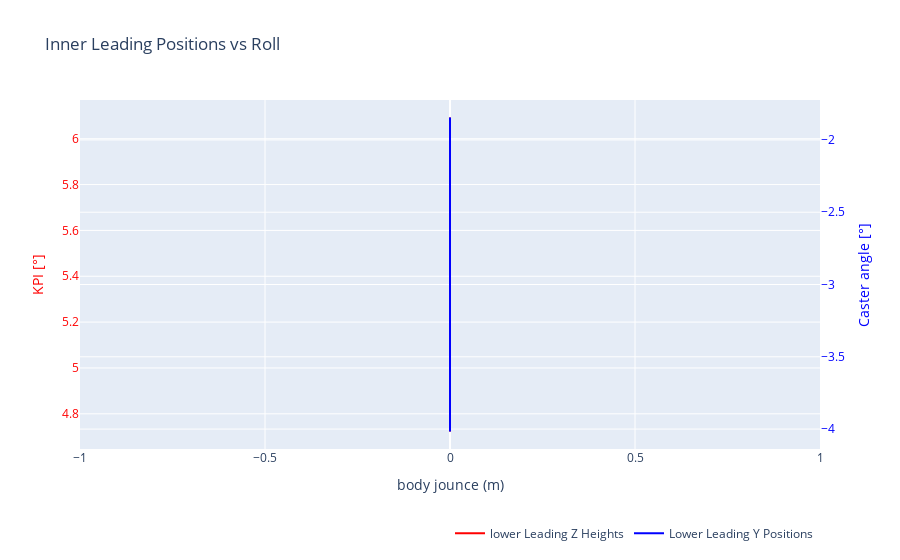

The notebook cell saved with this chart:
### Code cell
# Plot KPI/Caster vs jounce

# Create the plot
fig = go.Figure()

# Add king pin incl
fig.add_trace(
    go.Scatter(
        x=results_df["jounce"],
        y=results_df["kingpin_inclination_deg"],
        mode='lines',
        marker=dict(color='red'),
        name='lower Leading Z Heights',
        yaxis='y'  # Primary y-axis
    )
)

# Add caster angle 
fig.add_trace(
    go.Scatter(
        x=results_df["jounce"],
        y=results_df["camber_angle_deg"],
        mode='lines',
        marker=dict(color='blue'),
        name='Lower Leading Y Positions',
        yaxis='y2'  # Secondary y-axis
    )
)

# Update layout to add the secondary y-axis
fig.update_layout(
    title='Inner Leading Positions vs Roll',
    xaxis=dict(title='body jounce (m)'),
    yaxis=dict(
        title='KPI [°]',
        titlefont=dict(color='red'),
        tickfont=dict(color='red')
    ),
    yaxis2=dict(
        title='Caster angle [°]',
        titlefont=dict(color='blue'),
        tickfont=dict(color='blue'),
        anchor='x',
        overlaying='y',
        side='right'
    ),
    legend=dict(x=0.5, y=-0.2, orientation='h')  # Adjust legend position if needed
)

# Show the figure
fig.show()

### Figure 1 — Plotly figure (JSON) as saved in the notebook; plotly's stock layout.template omitted (floating-point values rounded to 4 significant figures)
{"data": [{"marker": {"color": "red"}, "mode": "lines", "name": "lower Leading Z Heights", "type": "scatter", "x": [0, 0, 0, 0, 0, 0, 0, 0, 0, 0, 0, 0, 0, 0, 0, 0, 0, 0, 0, 0, 0, 0, 0, 0, 0, 0, 0, 0, 0, 0, 0, 0, 0, 0, 0, 0, 0, 0, 0, 0, 0, 0, 0, 0, 0, 0, 0, 0, 0, 0, 0, 0, 0, 0, 0, 0, 0, 0, 0, 0, 0, 0, 0, 0, 0, 0, 0, 0, 0, 0, 0, 0, 0, 0, 0, 0, 0, 0, 0, 0, 0, 0, 0, 0, 0, 0, 0, 0, 0, 0, 0, 0, 0, 0, 0, 0, 0, 0, 0, 0], "y": [6.093, 6.078, 6.063, 6.049, 6.034, 6.019, 6.005, 5.99, 5.975, 5.961, 5.946, 5.932, 5.917, 5.903, 5.888, 5.874, 5.859, 5.845, 5.83, 5.816, 5.801, 5.787, 5.773, 5.758, 5.744, 5.73, 5.715, 5.701, 5.687, 5.673, 5.658, 5.644, 5.63, 5.616, 5.602, 5.588, 5.573, 5.559, 5.545, 5.531, 5.517, 5.503, 5.489, 5.475, 5.461, 5.447, 5.433, 5.419, 5.405, 5.392, 5.378, 5.364, 5.35, 5.336, 5.323, 5.309, 5.295, 5.281, 5.268, 5.254, 5.24, 5.227, 5.213, 5.199, 5.186, 5.172, 5.159, 5.145, 5.132, 5.118, 5.105, 5.091, 5.078, 5.064, 5.051, 5.038, 5.024, 5.011, 4.998, 4.984, 4.971, 4.958, 4.944, 4.931, 4.918, 4.905, 4.892, 4.879, 4.865, 4.852, 4.839, 4.826, 4.813, 4.8, 4.787, 4.774, 4.761, 4.748, 4.735, 4.723], "yaxis": "y"}, {"marker": {"color": "blue"}, "mode": "lines", "name": "Lower Leading Y Positions", "type": "scatter", "x": [0, 0, 0, 0, 0, 0, 0, 0, 0, 0, 0, 0, 0, 0, 0, 0, 0, 0, 0, 0, 0, 0, 0, 0, 0, 0, 0, 0, 0, 0, 0, 0, 0, 0, 0, 0, 0, 0, 0, 0, 0, 0, 0, 0, 0, 0, 0, 0, 0, 0, 0, 0, 0, 0, 0, 0, 0, 0, 0, 0, 0, 0, 0, 0, 0, 0, 0, 0, 0, 0, 0, 0, 0, 0, 0, 0, 0, 0, 0, 0, 0, 0, 0, 0, 0, 0, 0, 0, 0, 0, 0, 0, 0, 0, 0, 0, 0, 0, 0, 0], "y": [-4.017, -3.991, -3.965, -3.939, -3.913, -3.887, -3.861, -3.835, -3.809, -3.784, -3.758, -3.733, -3.708, -3.683, -3.657, -3.632, -3.607, -3.582, -3.558, -3.533, -3.508, -3.484, -3.459, -3.435, -3.411, -3.386, -3.362, -3.338, -3.314, -3.29, -3.267, -3.243, -3.219, -3.196, -3.172, -3.149, -3.126, -3.102, -3.079, -3.056, -3.033, -3.011, -2.988, -2.965, -2.943, -2.92, -2.898, -2.876, -2.853, -2.831, -2.809, -2.787, -2.766, -2.744, -2.722, -2.701, -2.679, -2.658, -2.636, -2.615, -2.594, -2.573, -2.552, -2.531, -2.511, -2.49, -2.469, -2.449, -2.429, -2.408, -2.388, -2.368, -2.348, -2.328, -2.308, -2.289, -2.269, -2.25, -2.23, -2.211, -2.192, -2.172, -2.153, -2.134, -2.116, -2.097, -2.078, -2.06, -2.041, -2.023, -2.005, -1.986, -1.968, -1.95, -1.933, -1.915, -1.897, -1.88, -1.862, -1.845], "yaxis": "y2"}], "layout": {"legend": {"orientation": "h", "x": 0.5, "y": -0.2}, "title": {"text": "Inner Leading Positions vs Roll"}, "xaxis": {"title": {"text": "body jounce (m)"}}, "yaxis": {"tickfont": {"color": "red"}, "title": {"font": {"color": "red"}, "text": "KPI [°]"}}, "yaxis2": {"anchor": "x", "overlaying": "y", "side": "right", "tickfont": {"color": "blue"}, "title": {"font": {"color": "blue"}, "text": "Caster angle [°]"}}}}
